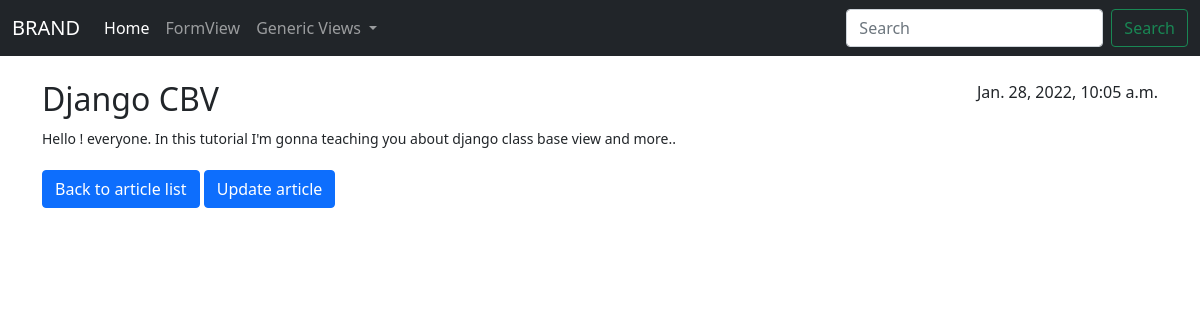
The app's page /article/1/django-cbv/detail/ with its own data.
### articles/models.py (models this page shows, shortened)
class Article(models.Model):
    title = models.CharField(max_length=250, verbose_name='Title')
    body = models.TextField(verbose_name='Message')
    slug = models.CharField(max_length=250, null=True, blank=True)
    created_at = models.DateTimeField(auto_now_add=True)
    last_updated = models.DateTimeField(null=True, blank=True)
    is_public = models.BooleanField(default=False)

### articles/views.py (the view)
# urls.py: path('article/<int:pk>/<str:slug>/detail/', views.ArticleDetailView.as_view(), name='article_detail'),
class ArticleDetailView(TitleMixin, DetailView):
    template_name = 'articles/article_detail.html'
    model = Article
    query_pk_and_slug = True
    def get_object(self, queryset=None):
        obj = super().get_object(queryset=queryset)
        self.page_title = ' - ' + obj.title
        return obj

### articles/mixins.py (called while the page is built)
    @property
    def get_page_title(self):
        return self.page_title

    def get_context_data(self, *args, **kwargs):
        context = super().get_context_data(*args, **kwargs)
        context['notice'] = 'This message from admin panel.'
        context['page_title'] = self.get_page_title
        return context

### templates/articles/article_detail.html
{% extends 'base.html' %}
{% block content %}
<div class="container">
    <br>
    <div class="row">
        <div class="col-md-8">
            <h2>{{ object.title }}</h2>
        </div>
        <div class="col-md-4" style="text-align:right;">
            <span>{{ object.created_at }}</span>
        </div>
    </div>
    <small>{{ object.body }}</small>
    <br>
    <a class="btn btn-primary" href="{% url 'articles:article_list' %}" style="margin-top:20px;">
        Back to article list
    </a>
    <a class="btn btn-primary" href="{% url 'articles:article_update' pk=article.pk slug=article.slug %}" style="margin-top:20px;">
        Update article
    </a>
</div>
{% endblock content %}

### records on screen
Article: title "Django CBV", created_at "Jan. 28, 2022, 10:05 a.m.", body "Hello ! everyone. In this tutorial I'm gonna teaching you about django class base view and more.."
